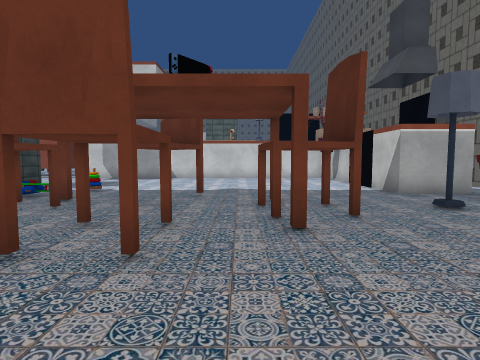
View 1 (above)

24 first-person views from a walk through a Unity game level. The camera is 1.3 m above the floor, tilts 4° down and sees 80° across. The floor is counted in squares, 1.41 m on a side. Each view is taken from the middle of a square. On the plan, view 1 faces up. The plan holds only what a view shows up to about 11 squares ahead; the rest is blank. The place goes on beyond the plan. The player is left out. Some animated figures are not drawn. Some surface patterns are stand-ins.

View 2
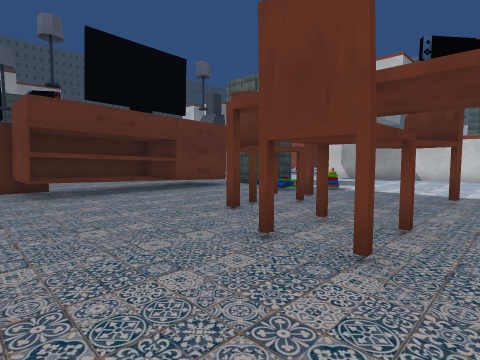

View 3
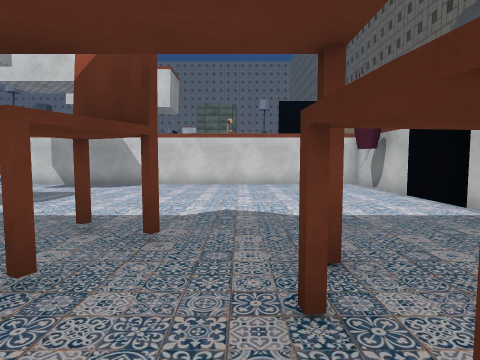

View 4
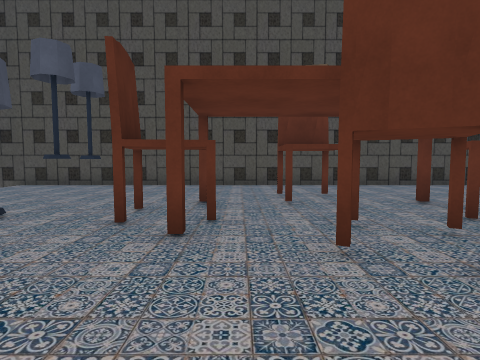

View 5
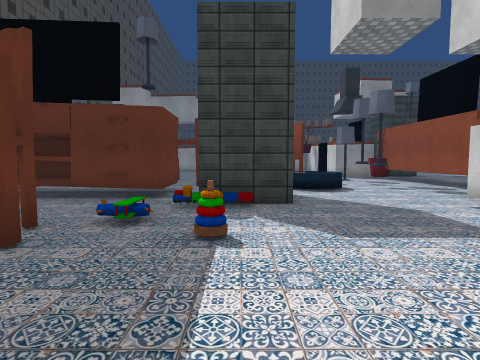

View 6
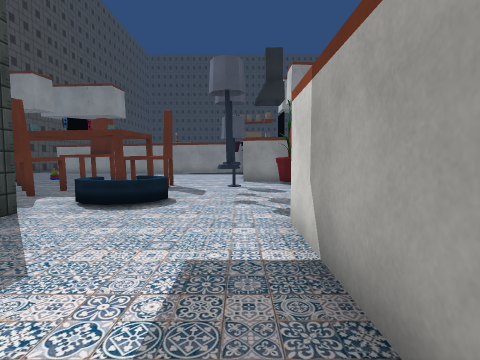

View 7
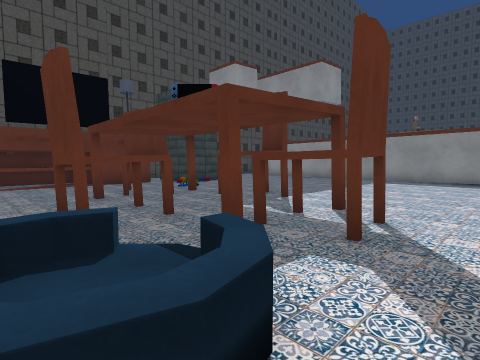

View 8
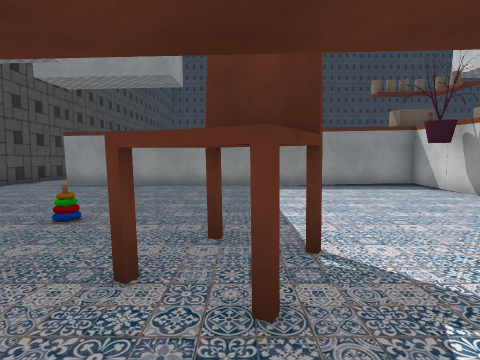

View 9
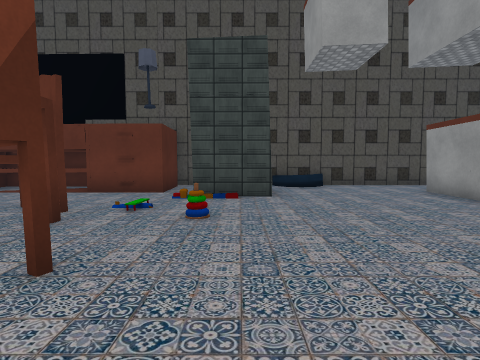

View 10
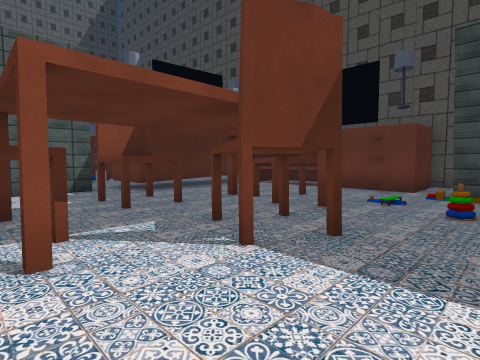

View 11
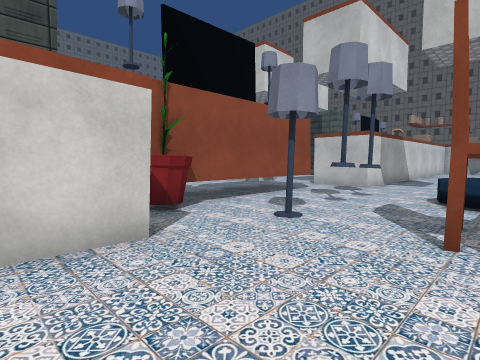

View 12
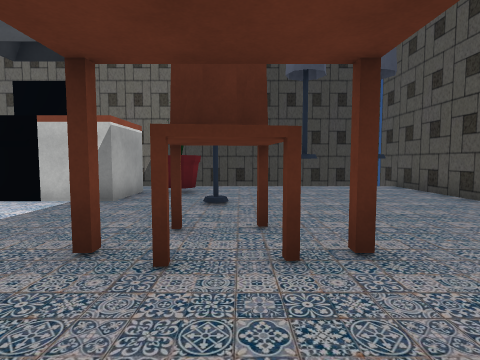

View 13
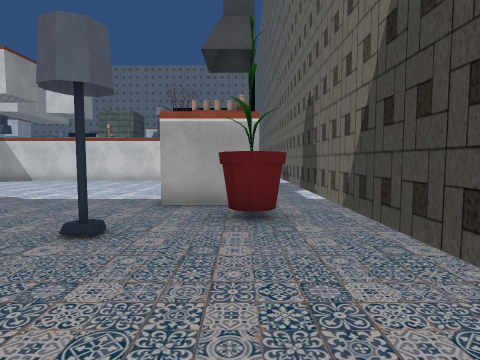

View 14
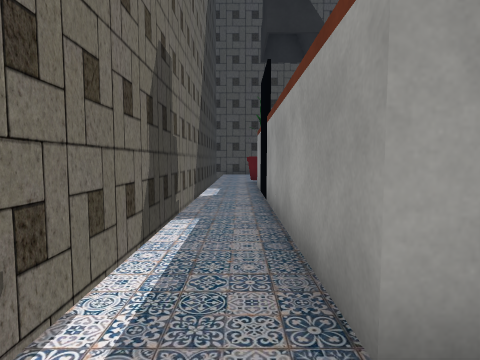

View 15
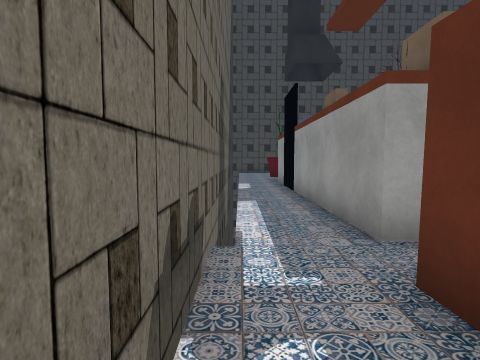

View 16
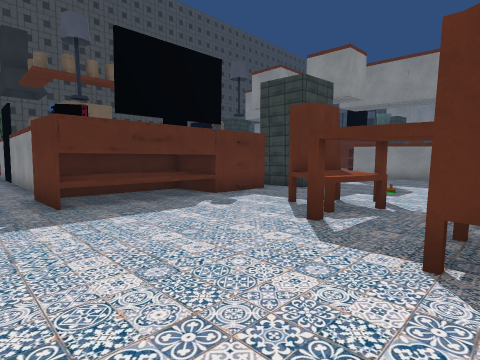

View 17
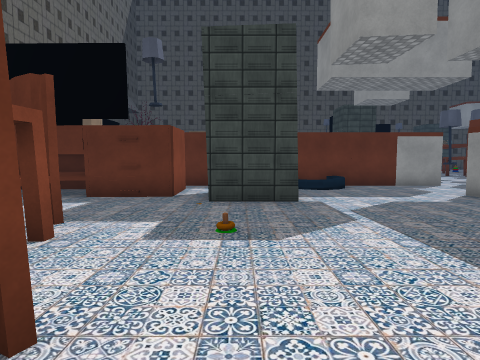

View 18
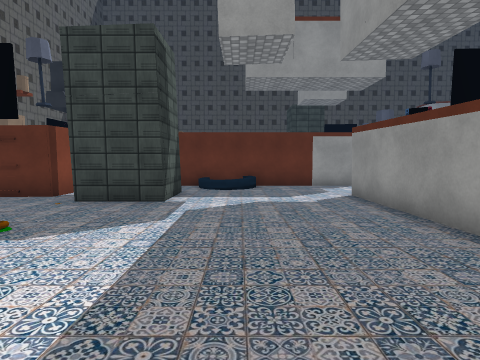

View 19
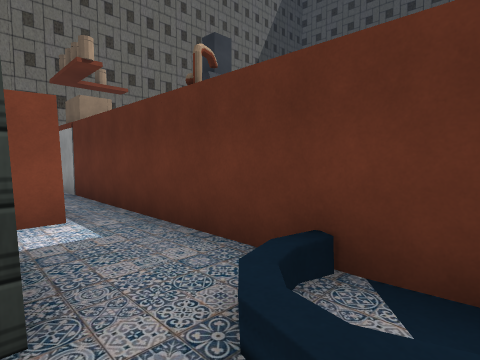

View 20
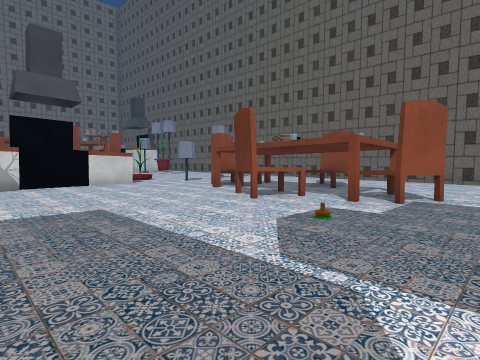

View 21
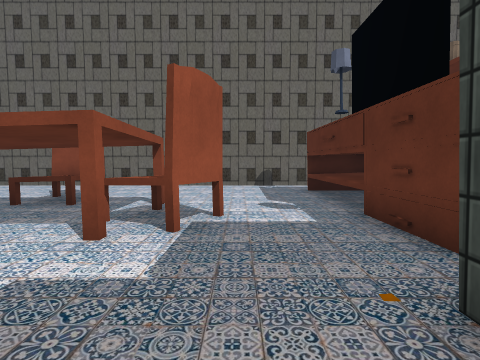

View 22
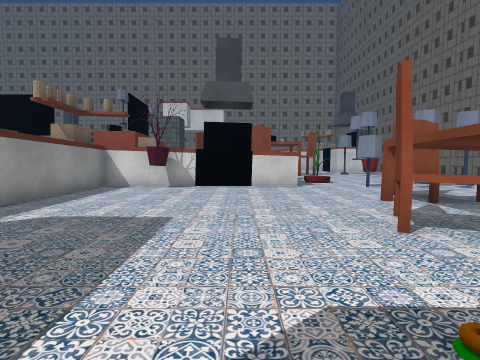

View 23
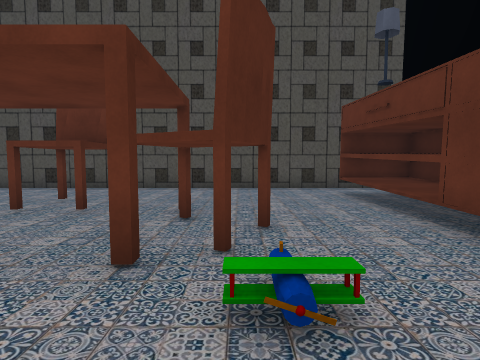

View 24
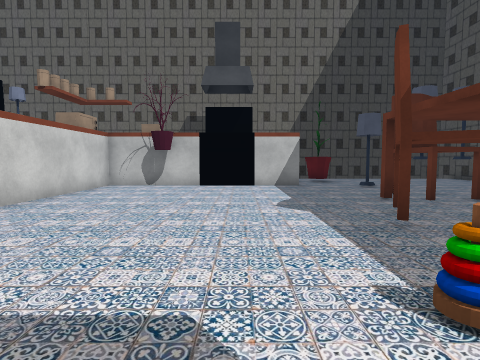

### Floor plan
Key: @ floor where view 1 was taken; # wall or solid block; x gap in a wall; . floor; / step, stairs or slope; = window, fence, low wall or low ledge; ^ raised ledge; C chair; T thing the floor can be seen under or through.
Columns run from 25 left of view 1 to 9 right of it. Each row starts with its distance up from view 1.
 32                   #^#^^^^^.#...
 31                   #............   #
 30                   #............ ..#
 29                   #........CC.....#
 28                   #........#T ....#
 27                    ......... T....#
 26                    ......CCT TC...#
 25                    .......C  T....#
 24                    .......TTTT....#
 23                   #........CC.....#
 22                   #...............#
 21                   #...............#
 20              ..   #....##.###===..#
 19              ..   .....##.######..#
 18                 .....//...######..#
 17                 .....//...........#
 16           ######.###############.##
 15  ########........###############.#
 14  #.... ....#.#................##.#
 13  #............................##.#
 12  #............//..............##.#
 11  #........#CC.//..............##.#
 10  #.........C....###...........##.#
  9  #..............###...........##.#
  8  #.......CC..CC..TT...........##.#
  7  #........C.....TT...#.CC......^.#
  6  #........##.#..TT..C..C..C..#.^.#
  5  #......//CCC...TT..CC....CC.....#
  4  #......./......TT.....CC....#...#
  3  #.....//.......TT.....CC........#
  2  #.....##.##=#=TTT...........#...#
  1  ......  .##^ ^TT................#
  0  ... #.  .######.........@.......x
 -1 ####=##  ##      #################

Where each view was taken, in squares from view 1:
view 1: 0 up, 0 right, facing up
view 2: 0 up, 0 right, facing up-left
view 3: 4 up, 0 right, facing up
view 4: 10 up, 0 right, facing down
view 5: 9 up, 1 left, facing left
view 6: 14 up, 4 left, facing left
view 7: 13 up, 10 left, facing down-left
view 8: 8 up, 13 left, facing left
view 9: 10 up, 18 left, facing down
view 10: 11 up, 18 left, facing down-right
view 11: 11 up, 18 left, facing up-right
view 12: 5 up, 2 left, facing right
view 13: 2 up, 6 right, facing up
view 14: 18 up, 7 right, facing down
view 15: 20 up, 8 right, facing down
view 16: 26 up, 8 right, facing down-left
view 17: 27 up, 1 left, facing down
view 18: 27 up, 4 left, facing down
view 19: 19 up, 4 left, facing down-right
view 20: 21 up, 5 left, facing up-right
view 21: 22 up, 2 left, facing right
view 22: 22 up, 2 left, facing up
view 23: 9 up, 5 left, facing down
view 24: 10 up, 6 left, facing right
